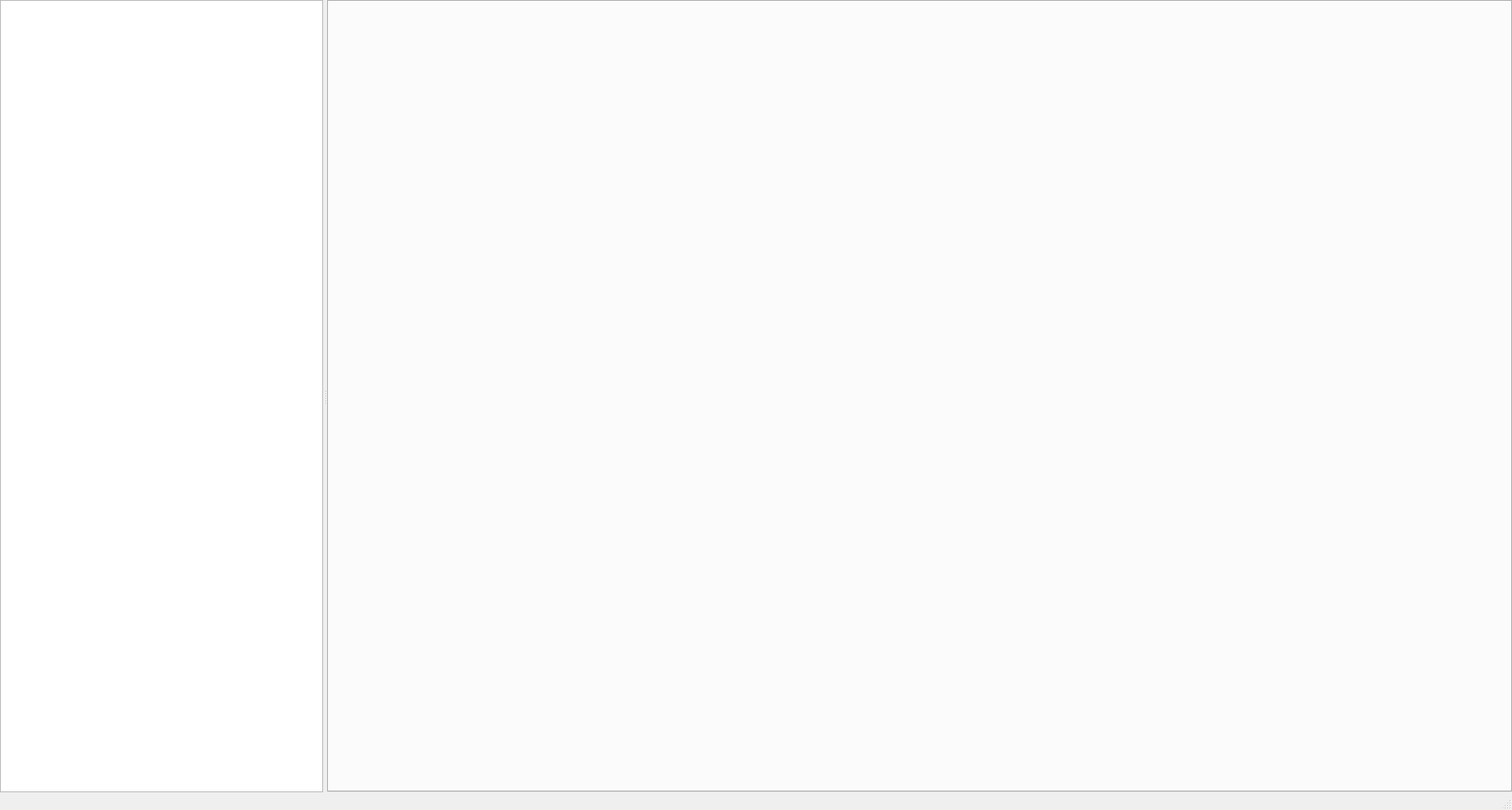
<?xml version="1.0" encoding="UTF-8"?>
<ui version="4.0">
 <class>MainWindow</class>
 <widget class="QMainWindow" name="MainWindow">
  <property name="geometry">
   <rect>
    <x>0</x>
    <y>0</y>
    <width>1872</width>
    <height>1003</height>
   </rect>
  </property>
  <widget class="QWidget" name="centralwidget">
   <layout class="QVBoxLayout" name="verticalLayout">
    <property name="leftMargin">
     <number>0</number>
    </property>
    <property name="topMargin">
     <number>0</number>
    </property>
    <property name="rightMargin">
     <number>0</number>
    </property>
    <property name="bottomMargin">
     <number>0</number>
    </property>
    <item>
     <widget class="QSplitter" name="splitter">
      <property name="orientation">
       <enum>Qt::Horizontal</enum>
      </property>
      <property name="handleWidth">
       <number>5</number>
      </property>
      <widget class="CustomTreeView" name="treeView">
       <property name="sizePolicy">
        <sizepolicy hsizetype="MinimumExpanding" vsizetype="Expanding">
         <horstretch>0</horstretch>
         <verstretch>0</verstretch>
        </sizepolicy>
       </property>
       <property name="minimumSize">
        <size>
         <width>400</width>
         <height>0</height>
        </size>
       </property>
       <property name="baseSize">
        <size>
         <width>200</width>
         <height>0</height>
        </size>
       </property>
      </widget>
      <widget class="CustomTabWidget" name="tabWidget">
       <property name="sizePolicy">
        <sizepolicy hsizetype="MinimumExpanding" vsizetype="Expanding">
         <horstretch>1</horstretch>
         <verstretch>0</verstretch>
        </sizepolicy>
       </property>
       <property name="minimumSize">
        <size>
         <width>0</width>
         <height>0</height>
        </size>
       </property>
      </widget>
     </widget>
    </item>
   </layout>
  </widget>
  <widget class="QMenuBar" name="menubar">
   <property name="geometry">
    <rect>
     <x>0</x>
     <y>0</y>
     <width>1872</width>
     <height>20</height>
    </rect>
   </property>
  </widget>
  <widget class="QStatusBar" name="statusbar"/>
 </widget>
 <customwidgets>
  <customwidget>
   <class>CustomTreeView</class>
   <extends>QTreeView</extends>
   <header>View/customtreeview.h</header>
  </customwidget>
  <customwidget>
   <class>CustomTabWidget</class>
   <extends>QTabWidget</extends>
   <header>View/customtabwidget.h</header>
   <container>1</container>
  </customwidget>
 </customwidgets>
 <resources/>
 <connections/>
</ui>
